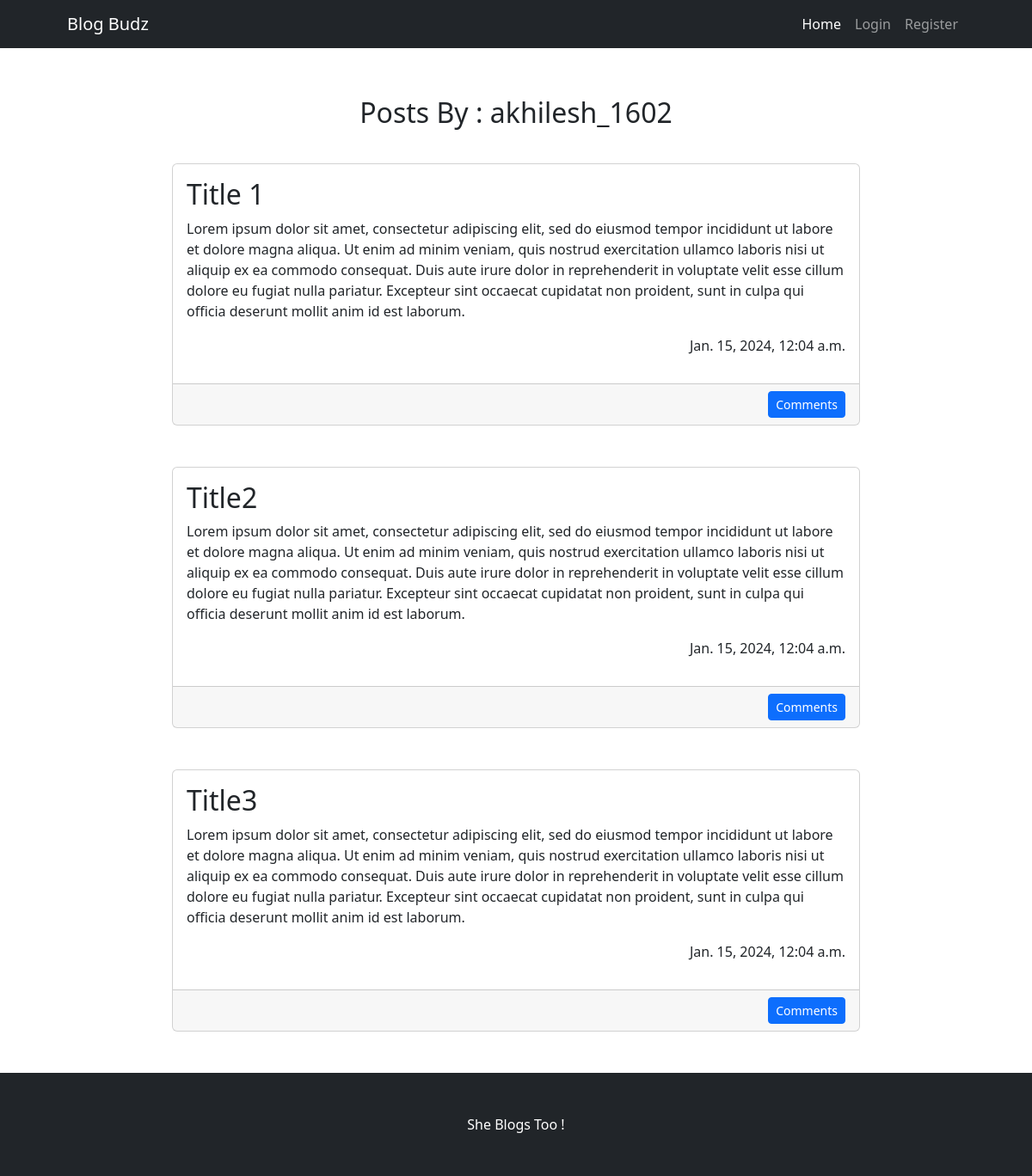
Page /get_articles/1 on the committed database.
### main/models.py (models this page shows, shortened)
class Article(models.Model):
    title = models.TextField(max_length = 256)
    description = models.TextField(max_length = 256)
    created_date = models.DateTimeField(default=datetime.now(), blank=True)
    author = models.ForeignKey(User, default=None , on_delete = models.CASCADE)

### main/views.py (the view)
# urls.py: path('get_articles/<int:pk>', views.get_articles, name = "get_articles"),
def get_articles(request, pk):
    instances = Article.objects.all().order_by("created_date").filter(author_id = pk)
    for i in instances:
        name = i.author
        break
    data = {
        "articles" : instances ,
         "name" : name
    }
    return render(request, "get_articles.html", data)

### templates/get_articles.html
{% extends 'base.html' %}
{% block content %}
<br><br>
<div class="col d-flex justify-content-center">
        <div class="bg-null my-1 py-1 text-center">
            <div ><h2>Posts By : {{ name }}</h2> </div>
        </div>
</div> <br>
{% for article in articles %}
<div class="col d-flex justify-content-center">
<div class="col-md-8 mb-5">
  <div class="card h-100">
      <div class="card-body">
          <h2 class="card-title">{{ article.title }}</h2>
          <p class="card-text">{{ article.description }}</p>
          <p class="text-end">{{article.created_date}}</p>
      </div>
      <div class="text-end">
        <div class="card-footer"><a class="btn btn-primary btn-sm" href="#!">Comments</a></div>
      </div>
  </div>
</div>
</div>
{% endfor %}
{% endblock %}

### rows in the picture
Article: title "Title 1", description "Lorem ipsum dolor sit amet, consectetur adipiscing elit, sed do eiusmod tempor incididunt ut labore et dolore magna aliqua. Ut enim ad minim veniam, quis nostrud exercitation ullamco laboris nisi ut aliquip ex ea commodo consequat. Duis aute irure dolor in reprehenderit in voluptate velit esse cillum dolore eu fugiat nulla pariatur. Excepteur sint occaecat cupidatat non proident, sunt in culpa qui officia deserunt mollit anim id est laborum.", created_date "Jan. 15, 2024, 12:04 a.m."
Article: title "Title2", description "Lorem ipsum dolor sit amet, consectetur adipiscing elit, sed do eiusmod tempor incididunt ut labore et dolore magna aliqua. Ut enim ad minim veniam, quis nostrud exercitation ullamco laboris nisi ut aliquip ex ea commodo consequat. Duis aute irure dolor in reprehenderit in voluptate velit esse cillum dolore eu fugiat nulla pariatur. Excepteur sint occaecat cupidatat non proident, sunt in culpa qui officia deserunt mollit anim id est laborum.", created_date "Jan. 15, 2024, 12:04 a.m."
Article: title "Title3", description "Lorem ipsum dolor sit amet, consectetur adipiscing elit, sed do eiusmod tempor incididunt ut labore et dolore magna aliqua. Ut enim ad minim veniam, quis nostrud exercitation ullamco laboris nisi ut aliquip ex ea commodo consequat. Duis aute irure dolor in reprehenderit in voluptate velit esse cillum dolore eu fugiat nulla pariatur. Excepteur sint occaecat cupidatat non proident, sunt in culpa qui officia deserunt mollit anim id est laborum.", created_date "Jan. 15, 2024, 12:04 a.m."

### other values in the picture
{{ name }} "akhilesh_1602"
